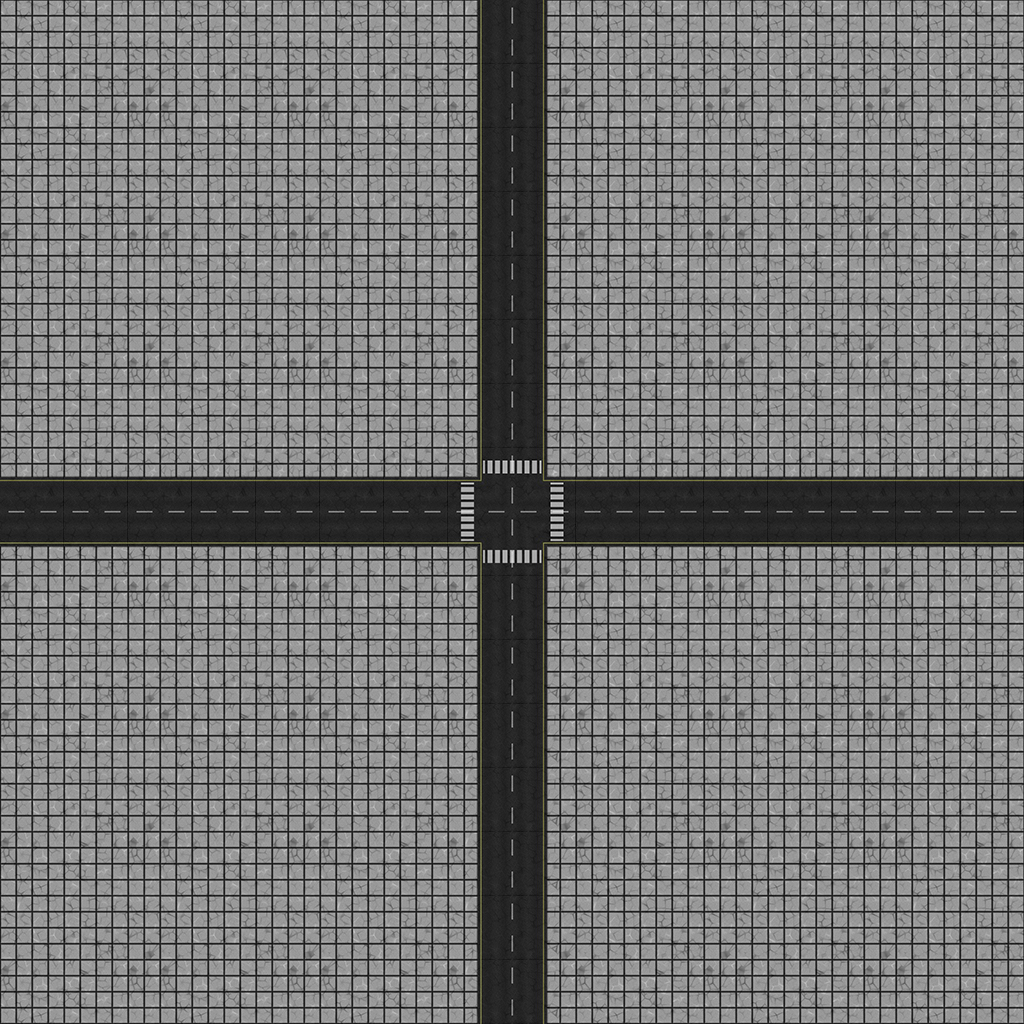

A level layout from a 2D game, rendered from its tile map. Below: a short description, then the map file with tile-grid data replaced by summaries:
An orthogonal 64x64 tile map with 16x16 px tiles, 1 tile layer (Tile Layer 1).

<map version="1.0" orientation="orthogonal" renderorder="right-down" width="64" height="64" tilewidth="16" tileheight="16" nextobjectid="1">
 <tileset firstgid="1" name="roads_tiles_2" tilewidth="16" tileheight="16" tilecount="768" columns="32">
  <image source="roads_tiles.jpg" width="512" height="384" />
 </tileset>
 <layer name="Tile Layer 1" width="64" height="64">
  <data>[4096 cells, 4096 non-empty, 188 distinct tile ids]</data>
 </layer>
</map>